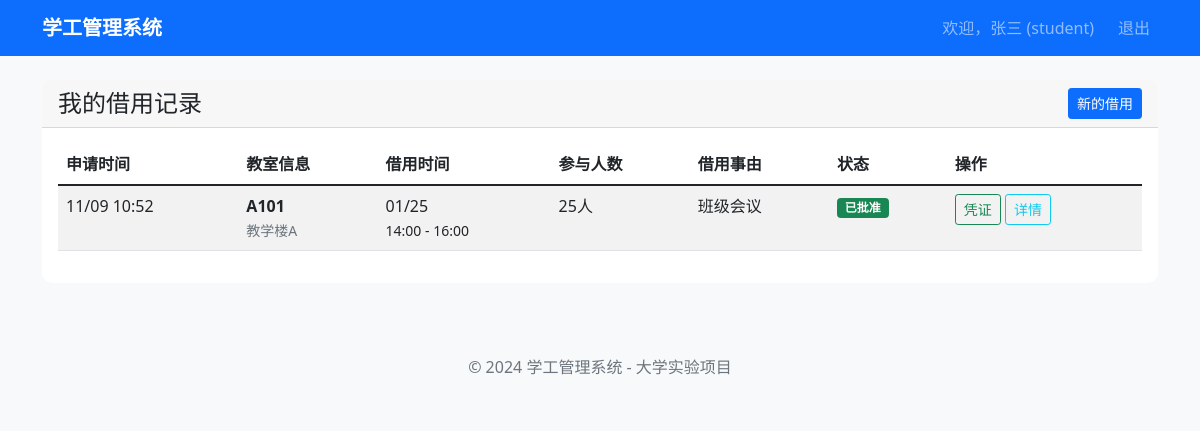
The app's page /student/classroom/booking-records (signed in) with its own data.
### models.py (models this page shows, shortened)
class User(UserMixin, db.Model):
    __tablename__ = 'users'
    id = db.Column(db.Integer, primary_key=True)
    username = db.Column(db.String(64), unique=True, nullable=False, index=True)
    email = db.Column(db.String(120), unique=True, nullable=False, index=True)
    password_hash = db.Column(db.String(128))
    role = db.Column(db.String(20), nullable=False)  # student, teacher, counselor
    real_name = db.Column(db.String(64), nullable=False)
    class_id = db.Column(db.Integer, db.ForeignKey('classes.id'))
    created_at = db.Column(db.DateTime, default=datetime.utcnow)
    def is_student(self):
        return self.role == 'student'

class ClassroomBooking(db.Model):
    __tablename__ = 'classroom_bookings'
    id = db.Column(db.Integer, primary_key=True)
    student_id = db.Column(db.Integer, db.ForeignKey('users.id'), nullable=False)
    classroom_id = db.Column(db.Integer, db.ForeignKey('classrooms.id'), nullable=False)
    booking_date = db.Column(db.Date, nullable=False)
    start_time = db.Column(db.Time, nullable=False)
    end_time = db.Column(db.Time, nullable=False)
    purpose = db.Column(db.Text, nullable=False)
    participants = db.Column(db.Integer, nullable=False)
    status = db.Column(db.String(20), default='pending')
    admin_id = db.Column(db.Integer, db.ForeignKey('users.id'))
    reject_reason = db.Column(db.Text)
    qr_code_path = db.Column(db.String(256))
    created_at = db.Column(db.DateTime, default=datetime.utcnow)
    updated_at = db.Column(db.DateTime, default=datetime.utcnow, onupdate=datetime.utcnow)
    student = db.relationship('User', backref='classroom_bookings', foreign_keys=[student_id])
    classroom = db.relationship('Classroom', backref='bookings')
    admin = db.relationship('User', backref='approved_bookings', foreign_keys=[admin_id])

class Classroom(db.Model):
    __tablename__ = 'classrooms'
    id = db.Column(db.Integer, primary_key=True)
    room_number = db.Column(db.String(32), unique=True, nullable=False)
    building = db.Column(db.String(64), nullable=False)
    capacity = db.Column(db.Integer, nullable=False)
    equipment = db.Column(db.String(256))
    status = db.Column(db.String(20), default='available')
    created_at = db.Column(db.DateTime, default=datetime.utcnow)

### routes/student.py (the view)
@student_bp.route('/classroom/booking-records')
@login_required
def booking_records():
    if not current_user.is_student():
        flash('无权访问此页面', 'danger')
        return redirect(url_for('auth.login'))
    bookings = ClassroomBooking.query.filter_by(
        student_id=current_user.id
    ).order_by(ClassroomBooking.created_at.desc()).all()
    return render_template('student/booking_records.html', bookings=bookings)

### templates/student/booking_records.html (shortened to what this page needs)
{% extends "base.html" %}
{% block content %}
<div class="row">
    <div class="col-12">
        <div class="card">
            <div class="card-header d-flex justify-content-between align-items-center">
                <h4 class="mb-0">我的借用记录</h4>
                <a href="{{ url_for('classroom.booking') }}" class="btn btn-primary btn-sm">
                     新的借用
                </a>
            </div>
            <div class="card-body">
                {% if bookings %}
                <div class="table-responsive">
                    <table class="table table-striped">
                        <thead>
                            <tr>
                                <th>申请时间</th>
                                <th>教室信息</th>
                                <th>借用时间</th>
                                <th>参与人数</th>
                                <th>借用事由</th>
                                <th>状态</th>
                                <th>操作</th>
                            </tr>
                        </thead>
                        <tbody>
                            {% for booking in bookings %}
                            <tr>
                                <td>{{ booking.created_at.strftime('%m/%d %H:%M') }}</td>
                                <td>
                                    <strong>{{ booking.classroom.room_number }}</strong>
                                    <br>
                                    <small class="text-muted">{{ booking.classroom.building }}</small>
                                </td>
                                <td>
                                    {{ booking.booking_date.strftime('%m/%d') }}
                                    <br>
                                    <small>{{ booking.start_time.strftime('%H:%M') }} - {{ booking.end_time.strftime('%H:%M') }}</small>
                                </td>
                                <td>{{ booking.participants }}人</td>
                                <td>
                                    <span title="{{ booking.purpose }}">
                                        {{ booking.purpose[:20] }}{% if booking.purpose|length > 20 %}...{% endif %}
                                    </span>
                                </td>
                                <td>
                                    {% if booking.status == 'pending' %}
                                    <span class="badge bg-warning">待审核</span>
                                    {% elif booking.status == 'approved' %}
                                    <span class="badge bg-success">已批准</span>
                                    {% endif %}
                                </td>
                                <td>
                                    {% if booking.status == 'approved' %}
                                    <a href="{{ url_for('classroom.download_voucher', booking_id=booking.id) }}"
                                       class="btn btn-outline-success btn-sm">
                                         凭证
                                    </a>
                                    {% endif %}
                                    <button class="btn btn-sm btn-outline-info"
                                            data-bs-toggle="modal"
                                            data-bs-target="#detailModal{{ booking.id }}">
                                        详情
                                    </button>
                                </td>
                            </tr>
                            {% endfor %}
                        </tbody>
                    </table>
                </div>
                {% endif %}
            </div>
        </div>
    </div>
</div>
{% endblock %}

### templates/base.html (shortened to what this page needs)
<!DOCTYPE html>
<html lang="zh-CN">
<head>
    <link href="https://cdn.jsdelivr.net/npm/bootstrap@5.1.3/dist/css/bootstrap.min.css" rel="stylesheet">
    <link href="{{ url_for('static', filename='css/style.css') }}" rel="stylesheet">
</head>
<body>
    <nav class="navbar navbar-expand-lg navbar-dark bg-primary">
        <div class="container">
            <a class="navbar-brand" href="{{ url_for('index') }}">学工管理系统</a>
            {% if current_user.is_authenticated %}
            <div class="navbar-nav ms-auto">
                <span class="navbar-text me-3">
                    欢迎，{{ current_user.real_name }} ({{ current_user.role }})
                </span>
                <a class="nav-link" href="{{ url_for('auth.logout') }}">退出</a>
            </div>
            {% endif %}
        </div>
    </nav>
    <main class="container mt-4">
        {% block content %}{% endblock %}
    </main>
    <footer class="bg-light mt-5 py-4">
        <div class="container text-center">
            <span class="text-muted">© 2024 学工管理系统 - 大学实验项目</span>
        </div>
    </footer>
</body>
</html>

### static/css/style.css (style rules this page uses)
body { background-color: #f8f9fa; }
.card { border: none; border-radius: 10px; }
.card-header { border-radius: 10px 10px 0 0 !important; }
.navbar-brand { font-weight: bold; }

### records on screen
User: real_name "张三", role "student"
ClassroomBooking: created_at "11/09 10:52", classroom.room_number "A101", classroom.building "教学楼A", booking_date "01/25", start_time "14:00", end_time "16:00", participants "25", purpose "班级会议", status "已批准"
